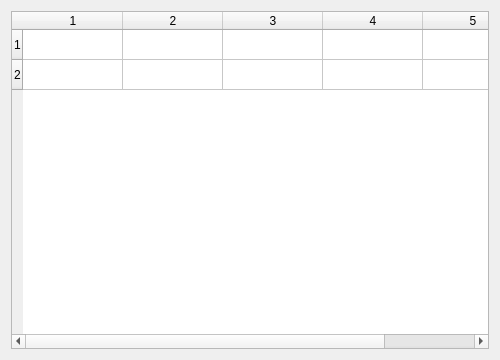
<?xml version="1.0" encoding="UTF-8"?>
<ui version="4.0"><class>Dialog</class><widget class="QDialog" name="Dialog"><property name="geometry"><rect><x>0</x><y>0</y><width>500</width><height>360</height></rect></property><property name="windowTitle"><string>Table 2x5</string></property><layout class="QVBoxLayout" name="verticalLayout"><property name="leftMargin"><number>11</number></property><property name="topMargin"><number>11</number></property><property name="rightMargin"><number>11</number></property><property name="bottomMargin"><number>11</number></property><property name="spacing"><number>6</number></property><item><widget class="QTableWidget" name="table"><property name="rowCount"><number>2</number></property><property name="columnCount"><number>5</number></property></widget></item></layout></widget></ui>
